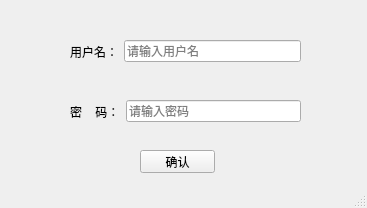
<?xml version="1.0" encoding="UTF-8"?>
<ui version="4.0">
 <class>MainWindow</class>
 <widget class="QMainWindow" name="MainWindow">
  <property name="geometry">
   <rect>
    <x>0</x>
    <y>0</y>
    <width>367</width>
    <height>208</height>
   </rect>
  </property>
  <property name="minimumSize">
   <size>
    <width>367</width>
    <height>187</height>
   </size>
  </property>
  <property name="windowTitle">
   <string>MainWindow</string>
  </property>
  <widget class="QWidget" name="centralwidget">
   <widget class="QPushButton" name="login">
    <property name="geometry">
     <rect>
      <x>140</x>
      <y>150</y>
      <width>75</width>
      <height>23</height>
     </rect>
    </property>
    <property name="text">
     <string>确认</string>
    </property>
   </widget>
   <widget class="QWidget" name="layoutWidget">
    <property name="geometry">
     <rect>
      <x>70</x>
      <y>40</y>
      <width>231</width>
      <height>23</height>
     </rect>
    </property>
    <layout class="QHBoxLayout" name="horizontalLayout">
     <item>
      <widget class="QLabel" name="username_label">
       <property name="text">
        <string>用户名：</string>
       </property>
      </widget>
     </item>
     <item>
      <widget class="QLineEdit" name="username">
       <property name="sizePolicy">
        <sizepolicy hsizetype="Expanding" vsizetype="Fixed">
         <horstretch>0</horstretch>
         <verstretch>0</verstretch>
        </sizepolicy>
       </property>
       <property name="placeholderText">
        <string>请输入用户名</string>
       </property>
      </widget>
     </item>
    </layout>
   </widget>
   <widget class="QWidget" name="layoutWidget">
    <property name="geometry">
     <rect>
      <x>70</x>
      <y>100</y>
      <width>231</width>
      <height>23</height>
     </rect>
    </property>
    <layout class="QHBoxLayout" name="horizontalLayout_2">
     <item>
      <widget class="QLabel" name="password_label">
       <property name="text">
        <string>密    码：</string>
       </property>
      </widget>
     </item>
     <item>
      <widget class="QLineEdit" name="password">
       <property name="sizePolicy">
        <sizepolicy hsizetype="Expanding" vsizetype="Fixed">
         <horstretch>0</horstretch>
         <verstretch>0</verstretch>
        </sizepolicy>
       </property>
       <property name="inputMethodHints">
        <set>Qt::ImhLowercaseOnly|Qt::ImhNoAutoUppercase|Qt::ImhNoPredictiveText</set>
       </property>
       <property name="echoMode">
        <enum>QLineEdit::Password</enum>
       </property>
       <property name="placeholderText">
        <string>请输入密码</string>
       </property>
      </widget>
     </item>
    </layout>
   </widget>
  </widget>
  <widget class="QStatusBar" name="statusbar"/>
 </widget>
 <resources/>
 <connections/>
</ui>
